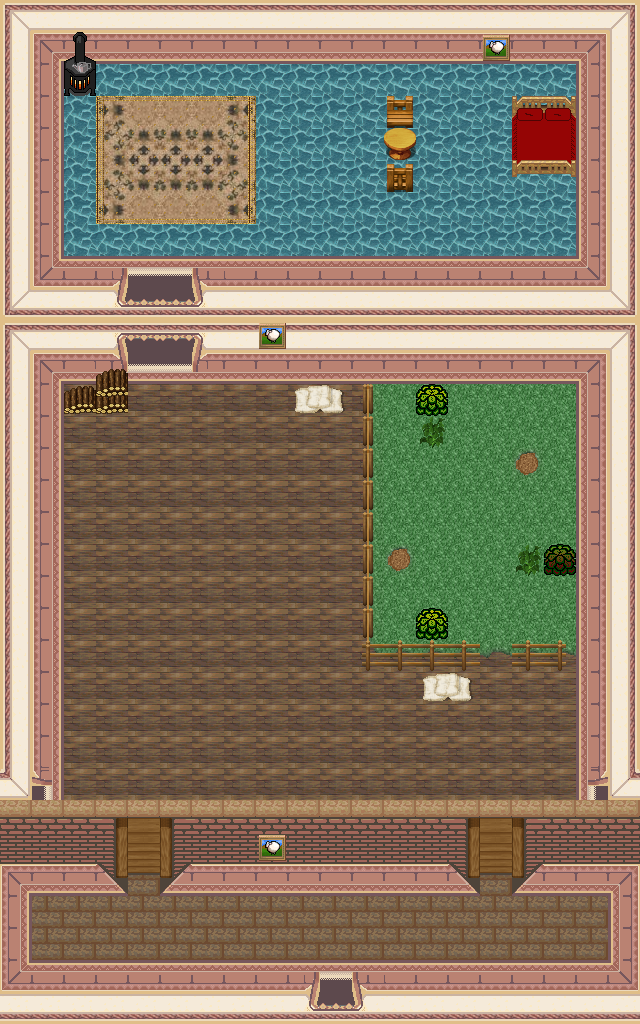

Rendered tile map (Tiled .tmx) drawn with the repository's tilesets; below, a short description and the map source with its tile grids summarised:
An orthogonal 20x32 tile map with 32x32 px tiles, 5 tile layers (0_floor, 1_terrain, 2_object, 3_roof, ...), 3 hidden layers not drawn, 29 tilesets.

<map version="1.0" tiledversion="1.1.3" orientation="orthogonal" renderorder="right-down" width="20" height="32" tilewidth="32" tileheight="32" infinite="0" nextobjectid="1">
 <tileset firstgid="1" name="../../tileset/furniture/carpet/carpets_2.png" tilewidth="32" tileheight="32" tilecount="12" columns="4">
  <image source="../../tileset/furniture/carpet/carpets_2.png" trans="ff00ff" width="128" height="96" />
 </tileset>
 <tileset firstgid="13" name="../../tileset/furniture/carpet/carpets.png" tilewidth="32" tileheight="32" tilecount="8" columns="4">
  <image source="../../tileset/furniture/carpet/carpets.png" width="128" height="64" />
 </tileset>
 <tileset firstgid="21" name="../../tileset/building/wall/int_wall_pale.png" tilewidth="32" tileheight="32" tilecount="16" columns="2">
  <image source="../../tileset/building/wall/int_wall_pale.png" trans="ff00ff" width="64" height="256" />
 </tileset>
 <tileset firstgid="37" name="../../tileset/building/wall/int_wall_brick_wood.png" tilewidth="32" tileheight="32" tilecount="4" columns="2">
  <image source="../../tileset/building/wall/int_wall_brick_wood.png" trans="ff00ff" width="64" height="64" />
 </tileset>
 <tileset firstgid="41" name="../../tileset/building/wall/int_wall_thin_bricks.png" tilewidth="32" tileheight="32" tilecount="12" columns="2">
  <image source="../../tileset/building/wall/int_wall_thin_bricks.png" trans="ff00ff" width="64" height="192" />
 </tileset>
 <tileset firstgid="53" name="../../tileset/building/wall/int_wall_purple.png" tilewidth="32" tileheight="32" tilecount="20" columns="2">
  <image source="../../tileset/building/wall/int_wall_purple.png" trans="ff00ff" width="64" height="320" />
 </tileset>
 <tileset firstgid="73" name="../../tileset/building/entrance/pale_red_ew.png" tilewidth="32" tileheight="32" tilecount="48" columns="8">
  <image source="../../tileset/building/entrance/pale_red_ew.png" trans="ff00ff" width="256" height="192" />
 </tileset>
 <tileset firstgid="121" name="../../tileset/furniture/kitchen/warmer.png" tilewidth="32" tileheight="32" tilecount="2" columns="1">
  <image source="../../tileset/furniture/kitchen/warmer.png" width="32" height="64" />
 </tileset>
 <tileset firstgid="123" name="../../tileset/furniture/carpet/rug_border.png" tilewidth="32" tileheight="32" tilecount="9" columns="3">
  <image source="../../tileset/furniture/carpet/rug_border.png" width="96" height="96" />
 </tileset>
 <tileset firstgid="132" name="../../tileset/building/entrance/pale_red_ns.png" tilewidth="32" tileheight="32" tilecount="36" columns="9">
  <image source="../../tileset/building/entrance/pale_red_ns.png" trans="ff00ff" width="288" height="128" />
 </tileset>
 <tileset firstgid="168" name="../../tileset/building/stairs/int_ns.png" tilewidth="32" tileheight="32" tilecount="18" columns="3">
  <image source="../../tileset/building/stairs/int_ns.png" trans="ff00ff" width="96" height="192" />
 </tileset>
 <tileset firstgid="186" name="../../tileset/furniture/chair/wooden_pale.png" tilewidth="32" tileheight="32" tilecount="4" columns="2">
  <image source="../../tileset/furniture/chair/wooden_pale.png" width="64" height="64" />
 </tileset>
 <tileset firstgid="190" name="../../tileset/furniture/table/wooden_pale.png" tilewidth="32" tileheight="32" tilecount="1" columns="1">
  <image source="../../tileset/furniture/table/wooden_pale.png" width="32" height="32" />
 </tileset>
 <tileset firstgid="191" name="../../tileset/building/fence/fence_chunky.png" tilewidth="32" tileheight="32" tilecount="21" columns="3">
  <image source="../../tileset/building/fence/fence_chunky.png" trans="ffffff" width="96" height="224" />
 </tileset>
 <tileset firstgid="212" name="../../tileset/plant/bush/bushes.png" tilewidth="32" tileheight="32" tilecount="10" columns="5">
  <image source="../../tileset/plant/bush/bushes.png" trans="ffffff" width="160" height="64" />
 </tileset>
 <tileset firstgid="222" name="../../tileset/building/entrance/detail_ns.png" tilewidth="32" tileheight="32" tilecount="6" columns="3">
  <image source="../../tileset/building/entrance/detail_ns.png" trans="ff00ff" width="96" height="64" />
 </tileset>
 <tileset firstgid="228" name="../../tileset/logic/creature/sheep.png" tilewidth="32" tileheight="32" tilecount="1" columns="1">
  <image source="../../tileset/logic/creature/sheep.png" width="32" height="32" />
 </tileset>
 <tileset firstgid="229" name="../../tileset/logic/item/sheepfood.png" tilewidth="32" tileheight="32" tilecount="1" columns="1">
  <image source="../../tileset/logic/item/sheepfood.png" width="32" height="32" />
 </tileset>
 <tileset firstgid="230" name="../../tileset/logic/collision.png" tilewidth="32" tileheight="32" tilecount="1" columns="1">
  <image source="../../tileset/logic/collision.png" width="32" height="32" />
 </tileset>
 <tileset firstgid="231" name="sheep picture" tilewidth="32" tileheight="32" tilecount="1" columns="1">
  <image source="../../tileset/furniture/picture/sheep_picture.png" width="32" height="32" />
 </tileset>
 <tileset firstgid="232" name="tiles" tilewidth="32" tileheight="32" tilecount="9" columns="3">
  <image source="../../tileset/ground/indoor/floor_tiles.png" width="96" height="96" />
 </tileset>
 <tileset firstgid="241" name="hosta" tilewidth="32" tileheight="32" tilecount="9" columns="3">
  <image source="../../tileset/plant/bush/hosta.png" width="96" height="96" />
 </tileset>
 <tileset firstgid="250" name="ground" tilewidth="32" tileheight="32" tilecount="33" columns="3">
  <image source="../../tileset/ground/ground.png" width="96" height="352" />
 </tileset>
 <tileset firstgid="283" name="edges" tilewidth="32" tileheight="32" tilecount="36" columns="12">
  <image source="../../tileset/ground/grass_edges.png" width="384" height="96" />
 </tileset>
 <tileset firstgid="319" name="corners" tilewidth="32" tileheight="32" tilecount="24" columns="6">
  <image source="../../tileset/ground/grass_corners.png" width="192" height="128" />
 </tileset>
 <tileset firstgid="343" name="brown rug" tilewidth="32" tileheight="32" tilecount="12" columns="3">
  <image source="../../tileset/furniture/carpet/brown_rug2.png" width="96" height="128" />
 </tileset>
 <tileset firstgid="355" name="sacks" tilewidth="32" tileheight="32" tilecount="2" columns="2">
  <image source="../../tileset/item/sacks.png" width="64" height="32" />
 </tileset>
 <tileset firstgid="357" name="double_red" tilewidth="32" tileheight="32" tilecount="8" columns="2">
  <image source="../../tileset/furniture/bed/double_red.png" width="64" height="128" />
 </tileset>
 <tileset firstgid="365" name="item/firewood" tilewidth="32" tileheight="32" tilecount="12" columns="3">
  <image source="../../tileset/item/firewood.png" width="96" height="128" />
 </tileset>
 <layer name="0_floor" width="20" height="32">
  <data>[640 cells, 640 non-empty, 18 distinct tile ids]</data>
 </layer>
 <layer name="1_terrain" width="20" height="32">
  <data>[640 cells, 347 non-empty, 66 distinct tile ids]</data>
 </layer>
 <layer name="2_object" width="20" height="32">
  <data>[640 cells, 28 non-empty, 12 distinct tile ids]</data>
 </layer>
 <layer name="3_roof" width="20" height="32">
  <data>[640 cells, 6 non-empty, 6 distinct tile ids]</data>
 </layer>
 <layer name="4_roof_add" width="20" height="32">
  <data>[640 cells, 6 non-empty, 3 distinct tile ids]</data>
 </layer>
 <layer name="objects" width="20" height="32" visible="0" opacity="0.94">
  <data>[640 cells, 6 non-empty, 2 distinct tile ids]</data>
 </layer>
 <layer name="collision" width="20" height="32" visible="0" opacity="0.5">
  <data>[640 cells, 317 non-empty, 1 distinct tile ids]</data>
 </layer>
 <layer name="protection" width="20" height="32" visible="0">
  <data>[640 cells, 0 non-empty, 0 distinct tile ids]</data>
 </layer>
</map>
